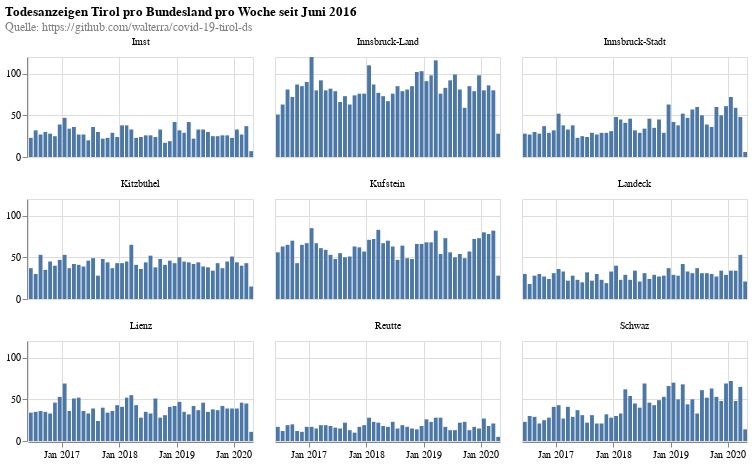

Write notebook code for a chart like this one.
### Code cell
alt.renderers.enable('html')
alt.data_transformers.disable_max_rows()
chartDistrictsBars = alt.Chart().mark_bar().encode(
    x=alt.X('yearmonth(date):T', title=None),
    y=alt.Y('sum(count):Q', title=None),
    tooltip=['yearmonth(date):T', 'sum(count):Q']
).properties(
    width=225,
    height=100,
)

chartDistrictsLine = alt.Chart().mark_rule(color='lightblue').encode(
    y='avg:Q',
    size=alt.SizeValue(1.5),
    tooltip=['avg:Q']
).transform_timeunit(
    yearmonth='yearmonth(date)'
).transform_aggregate(
    sum_deaths='sum(count)',
    sum_buckets='distinct(yearmonth)'
).transform_calculate(
    avg='datum.sum_deaths / datum.sum_buckets'
)

chartDistricts = alt.layer(chartDistrictsBars, data=df_by_day_by_district).facet(
    facet=alt.Facet('district:N', title=None),
    columns=3,
    title={
      "text": ["Todesanzeigen Tirol pro Bundesland pro Woche seit Juni 2016"], 
      "subtitle": [
          "Quelle: https://github.com/walterra/covid-19-tirol-ds"
      ],
      "color": "black",
      "subtitleColor": "gray"
    },
)


chartDistricts

### Figure 1 — Vega-Lite specification as saved in the notebook (floating-point values rounded to 4 significant figures; data arrays with more than 128 entries replaced by an {"elided": "..."} marker saying what was removed)
{"config": {"view": {"continuousWidth": 400, "continuousHeight": 300}}, "data": {"name": "data-702e3846f79c8357ebdf51c0a7599743"}, "facet": {"type": "nominal", "field": "district", "title": null}, "spec": {"layer": [{"mark": "bar", "encoding": {"tooltip": [{"type": "temporal", "field": "date", "timeUnit": "yearmonth"}, {"type": "quantitative", "aggregate": "sum", "field": "count"}], "x": {"type": "temporal", "field": "date", "timeUnit": "yearmonth", "title": null}, "y": {"type": "quantitative", "aggregate": "sum", "field": "count", "title": null}}, "height": 100, "width": 225}]}, "columns": 3, "title": {"text": ["Todesanzeigen Tirol pro Bundesland pro Woche seit Juni 2016"], "subtitle": ["Quelle: https://github.com/walterra/covid-19-tirol-ds"], "color": "black", "subtitleColor": "gray"}, "$schema": "https://vega.github.io/schema/vega-lite/v4.8.1.json", "datasets": {"data-702e3846f79c8357ebdf51c0a7599743": {"elided": "9043 records"}}}
